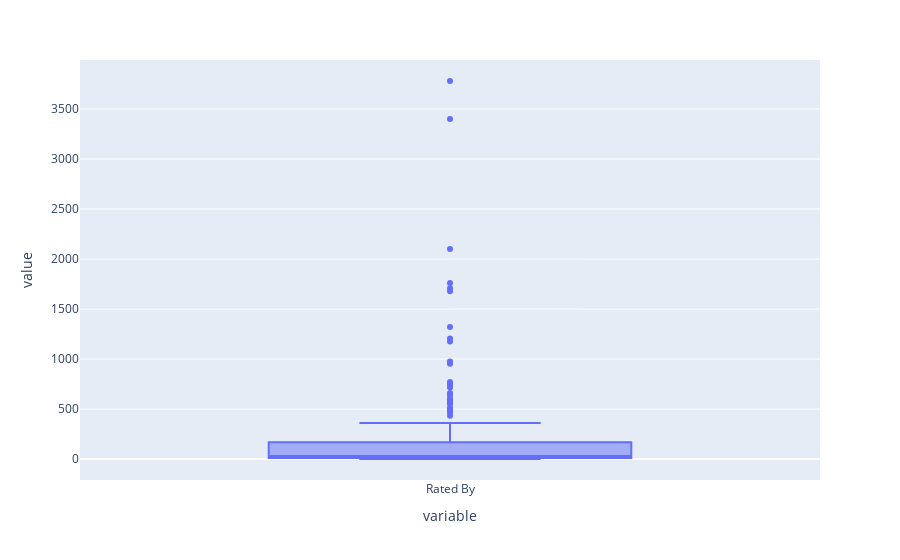

Source (notebook cell):
### Code cell
px.box(cars['Rated By'])

### Figure 1 — Plotly figure (JSON) as saved in the notebook; plotly's stock layout.template omitted (floating-point values rounded to 4 significant figures; data arrays with more than 128 entries replaced by an {"elided": "..."} marker saying what was removed)
{"data": [{"alignmentgroup": "True", "hovertemplate": "variable=%{x}<br>value=%{y}<extra></extra>", "legendgroup": "", "marker": {"color": "#636efa"}, "name": "", "notched": false, "offsetgroup": "", "orientation": "v", "showlegend": false, "type": "box", "x": {"elided": "189 str values"}, "x0": " ", "xaxis": "x", "y": {"elided": "189 int values"}, "y0": " ", "yaxis": "y"}], "layout": {"boxmode": "group", "legend": {"tracegroupgap": 0}, "margin": {"t": 60}, "xaxis": {"anchor": "y", "domain": [0, 1], "title": {"text": "variable"}}, "yaxis": {"anchor": "x", "domain": [0, 1], "title": {"text": "value"}}}}
